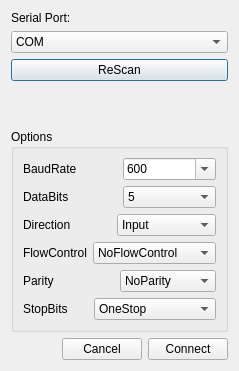
<?xml version="1.0" encoding="UTF-8"?>
<ui version="4.0">
 <class>SerialDialog</class>
 <widget class="QDialog" name="SerialDialog">
  <property name="windowModality">
   <enum>Qt::ApplicationModal</enum>
  </property>
  <property name="geometry">
   <rect>
    <x>0</x>
    <y>0</y>
    <width>235</width>
    <height>371</height>
   </rect>
  </property>
  <property name="windowTitle">
   <string>Dialog</string>
  </property>
  <layout class="QGridLayout" name="gridLayout_3">
   <item row="0" column="0">
    <layout class="QHBoxLayout" name="horizontalLayout">
     <item>
      <layout class="QVBoxLayout" name="verticalLayout">
       <item>
        <widget class="QLabel" name="label">
         <property name="text">
          <string>Serial Port:</string>
         </property>
        </widget>
       </item>
       <item>
        <widget class="QComboBox" name="cb_portNr">
         <item>
          <property name="text">
           <string>COM</string>
          </property>
         </item>
        </widget>
       </item>
       <item>
        <widget class="QPushButton" name="pb_rescan">
         <property name="text">
          <string>ReScan</string>
         </property>
        </widget>
       </item>
       <item>
        <spacer name="verticalSpacer">
         <property name="orientation">
          <enum>Qt::Vertical</enum>
         </property>
         <property name="sizeHint" stdset="0">
          <size>
           <width>20</width>
           <height>40</height>
          </size>
         </property>
        </spacer>
       </item>
      </layout>
     </item>
    </layout>
   </item>
   <item row="1" column="0">
    <widget class="QGroupBox" name="groupBox_2">
     <property name="title">
      <string>Options</string>
     </property>
     <layout class="QGridLayout" name="gridLayout_2">
      <item row="0" column="0">
       <layout class="QHBoxLayout" name="horizontalLayout_3">
        <item>
         <widget class="QLabel" name="label_2">
          <property name="text">
           <string>BaudRate</string>
          </property>
         </widget>
        </item>
        <item>
         <widget class="QComboBox" name="cb_baudrate">
          <property name="inputMethodHints">
           <set>Qt::ImhDigitsOnly</set>
          </property>
          <property name="editable">
           <bool>true</bool>
          </property>
          <item>
           <property name="text">
            <string>600</string>
           </property>
          </item>
          <item>
           <property name="text">
            <string>1200</string>
           </property>
          </item>
          <item>
           <property name="text">
            <string>2400</string>
           </property>
          </item>
          <item>
           <property name="text">
            <string>4800</string>
           </property>
          </item>
          <item>
           <property name="text">
            <string>9600</string>
           </property>
          </item>
          <item>
           <property name="text">
            <string>14400</string>
           </property>
          </item>
          <item>
           <property name="text">
            <string>19200</string>
           </property>
          </item>
          <item>
           <property name="text">
            <string>28800</string>
           </property>
          </item>
          <item>
           <property name="text">
            <string>38400</string>
           </property>
          </item>
          <item>
           <property name="text">
            <string>56000</string>
           </property>
          </item>
          <item>
           <property name="text">
            <string>57600</string>
           </property>
          </item>
          <item>
           <property name="text">
            <string>115200</string>
           </property>
          </item>
          <item>
           <property name="text">
            <string>128000</string>
           </property>
          </item>
          <item>
           <property name="text">
            <string>256000</string>
           </property>
          </item>
          <item>
           <property name="text">
            <string>230400</string>
           </property>
          </item>
          <item>
           <property name="text">
            <string>460800</string>
           </property>
          </item>
          <item>
           <property name="text">
            <string>921600</string>
           </property>
          </item>
          <item>
           <property name="text">
            <string>1000000</string>
           </property>
          </item>
          <item>
           <property name="text">
            <string>2000000</string>
           </property>
          </item>
         </widget>
        </item>
       </layout>
      </item>
      <item row="1" column="0">
       <layout class="QHBoxLayout" name="horizontalLayout_4">
        <item>
         <widget class="QLabel" name="label_3">
          <property name="text">
           <string>DataBits</string>
          </property>
         </widget>
        </item>
        <item>
         <widget class="QComboBox" name="cb_databits">
          <property name="inputMethodHints">
           <set>Qt::ImhDigitsOnly</set>
          </property>
          <property name="editable">
           <bool>false</bool>
          </property>
          <item>
           <property name="text">
            <string>5</string>
           </property>
          </item>
          <item>
           <property name="text">
            <string>6</string>
           </property>
          </item>
          <item>
           <property name="text">
            <string>7</string>
           </property>
          </item>
          <item>
           <property name="text">
            <string>8</string>
           </property>
          </item>
         </widget>
        </item>
       </layout>
      </item>
      <item row="2" column="0">
       <layout class="QHBoxLayout" name="horizontalLayout_5">
        <item>
         <widget class="QLabel" name="label_4">
          <property name="text">
           <string>Direction</string>
          </property>
         </widget>
        </item>
        <item>
         <widget class="QComboBox" name="cb_direction">
          <property name="inputMethodHints">
           <set>Qt::ImhDigitsOnly</set>
          </property>
          <property name="editable">
           <bool>false</bool>
          </property>
          <item>
           <property name="text">
            <string>Input </string>
           </property>
          </item>
          <item>
           <property name="text">
            <string>Output</string>
           </property>
          </item>
          <item>
           <property name="text">
            <string>AllDirections</string>
           </property>
          </item>
         </widget>
        </item>
       </layout>
      </item>
      <item row="3" column="0">
       <layout class="QHBoxLayout" name="horizontalLayout_6">
        <item>
         <widget class="QLabel" name="label_5">
          <property name="text">
           <string>FlowControl</string>
          </property>
         </widget>
        </item>
        <item>
         <widget class="QComboBox" name="cb_flowcontrol">
          <property name="inputMethodHints">
           <set>Qt::ImhDigitsOnly</set>
          </property>
          <property name="editable">
           <bool>false</bool>
          </property>
          <item>
           <property name="text">
            <string>NoFlowControl</string>
           </property>
          </item>
          <item>
           <property name="text">
            <string>HardwareControl</string>
           </property>
          </item>
          <item>
           <property name="text">
            <string>SoftwareControl</string>
           </property>
          </item>
         </widget>
        </item>
       </layout>
      </item>
      <item row="4" column="0">
       <layout class="QHBoxLayout" name="horizontalLayout_7">
        <item>
         <widget class="QLabel" name="label_6">
          <property name="text">
           <string>Parity</string>
          </property>
         </widget>
        </item>
        <item>
         <widget class="QComboBox" name="cb_parity">
          <property name="inputMethodHints">
           <set>Qt::ImhDigitsOnly</set>
          </property>
          <property name="editable">
           <bool>false</bool>
          </property>
          <item>
           <property name="text">
            <string>NoParity</string>
           </property>
          </item>
          <item>
           <property name="text">
            <string>EvenParity</string>
           </property>
          </item>
          <item>
           <property name="text">
            <string>OddParity</string>
           </property>
          </item>
          <item>
           <property name="text">
            <string>SpaceParity</string>
           </property>
          </item>
          <item>
           <property name="text">
            <string>MarkParity</string>
           </property>
          </item>
         </widget>
        </item>
       </layout>
      </item>
      <item row="5" column="0">
       <layout class="QHBoxLayout" name="horizontalLayout_8">
        <item>
         <widget class="QLabel" name="label_7">
          <property name="text">
           <string>StopBits</string>
          </property>
         </widget>
        </item>
        <item>
         <widget class="QComboBox" name="cb_stopbits">
          <property name="inputMethodHints">
           <set>Qt::ImhDigitsOnly</set>
          </property>
          <property name="editable">
           <bool>false</bool>
          </property>
          <item>
           <property name="text">
            <string>OneStop</string>
           </property>
          </item>
          <item>
           <property name="text">
            <string>OneAndHalfStop</string>
           </property>
          </item>
          <item>
           <property name="text">
            <string>TwoStop</string>
           </property>
          </item>
         </widget>
        </item>
       </layout>
      </item>
     </layout>
    </widget>
   </item>
   <item row="2" column="0">
    <layout class="QHBoxLayout" name="horizontalLayout_2">
     <item>
      <spacer name="horizontalSpacer">
       <property name="orientation">
        <enum>Qt::Horizontal</enum>
       </property>
       <property name="sizeHint" stdset="0">
        <size>
         <width>40</width>
         <height>20</height>
        </size>
       </property>
      </spacer>
     </item>
     <item>
      <widget class="QPushButton" name="pb_cancel">
       <property name="text">
        <string>Cancel</string>
       </property>
      </widget>
     </item>
     <item>
      <widget class="QPushButton" name="pb_connect">
       <property name="text">
        <string>Connect</string>
       </property>
      </widget>
     </item>
    </layout>
   </item>
  </layout>
 </widget>
 <resources/>
 <connections/>
</ui>
